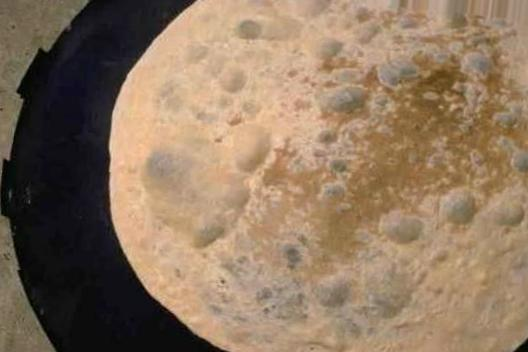
#> input picture misc/augmented/aug_d10_0_4816.jpg, 528 x 352 px, found by its file name; its folder holds only this picture in this run
$ python cleanedimg.py
#> lines starting #> are read from the running program, lines starting #| are printed output that depends on the picture
'''
This script reads images from the augmented/ folder, crops the top 15% to remove camera distortion,
resizes them to 224×224 pixels, normalizes them, and saves the cleaned images in the cleaned/ folder.
'''

import cv2
import os
import numpy as np


input_dir = 'augmented'
output_dir = 'cleaned'
os.makedirs(output_dir, exist_ok=True)


target_size = (224, 224)

# Loop through all images
for filename in os.listdir(input_dir):
    if filename.lower().endswith(('.jpg', '.jpeg', '.png')):
        img_path = os.path.join(input_dir, filename)
        img = cv2.imread(img_path)
#> img is the input picture: shape (352, 528, 3); mean B, G, R 95.7, 119, 142.3

        if img is None:
            print(f" Skipping unreadable file: {filename}")
            continue


        img = cv2.cvtColor(img, cv2.COLOR_BGR2RGB)

        # Crop top 15% to remove distortion
        h, w = img.shape[:2]
#> h = 352; w = 528
        crop_top = int(h * 0.15)
#> crop_top = 52
        img_cropped = img[crop_top:, :]
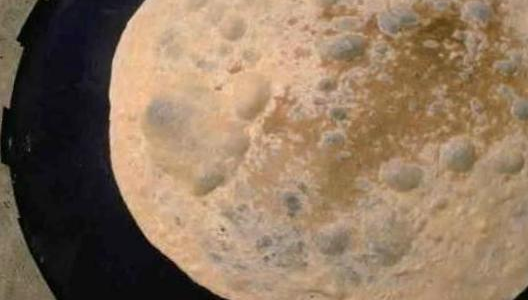
#> img_cropped: shape (300, 528, 3); mean R, G, B 141.7, 118.1, 94.2


        img_resized = cv2.resize(img_cropped, target_size)
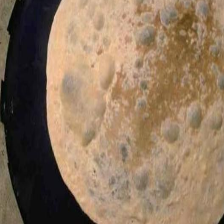
#> img_resized: shape (224, 224, 3); mean R, G, B 141.6, 118, 94.1

        # Normalize to [0,1] and convert back to uint8 for saving
        img_normalized = img_resized.astype('float32') / 255.0
        img_save = (img_normalized * 255).astype('uint8')


        output_path = os.path.join(output_dir, filename)
        cv2.imwrite(output_path, cv2.cvtColor(img_save, cv2.COLOR_RGB2BGR))

print(" Done! Cleaned images saved in 'cleaned/' folder.")

$ run again, on misc/augmented/aug_d11_0_587.jpg
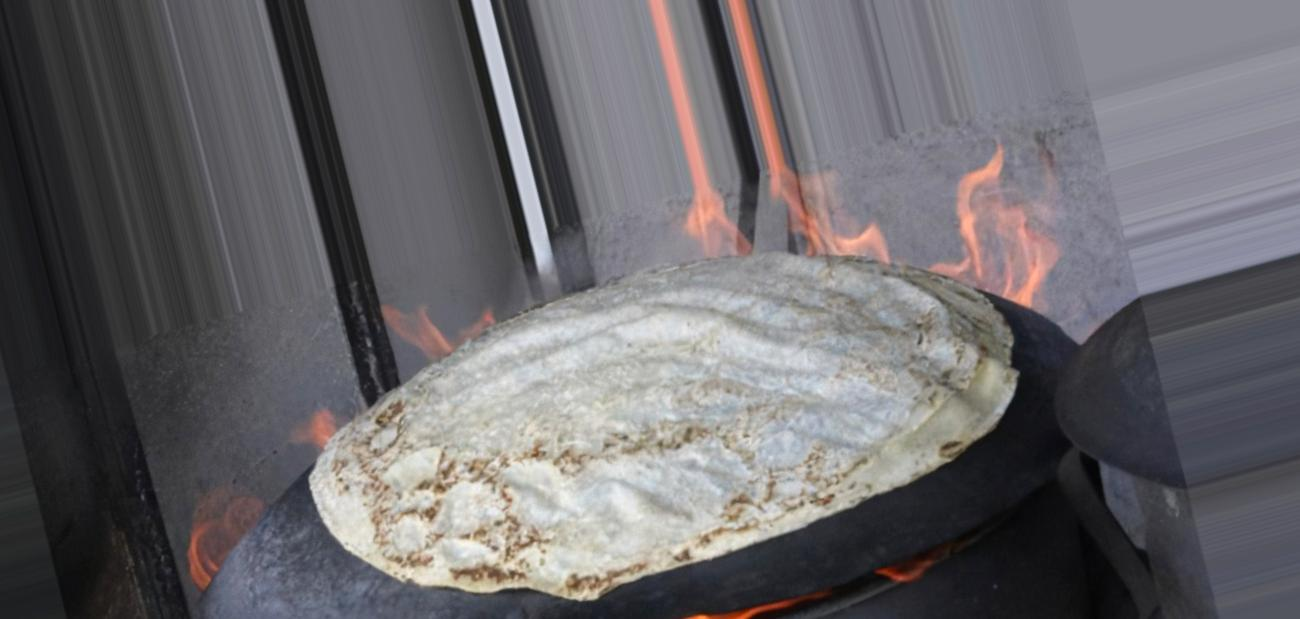
#> input picture misc/augmented/aug_d11_0_587.jpg, 1300 x 619 px, found by its file name
#> img is the input picture: shape (619, 1300, 3); mean B, G, R 106.8, 103.7, 106.2
#> `img_cropped = img[crop_top:, :]`:
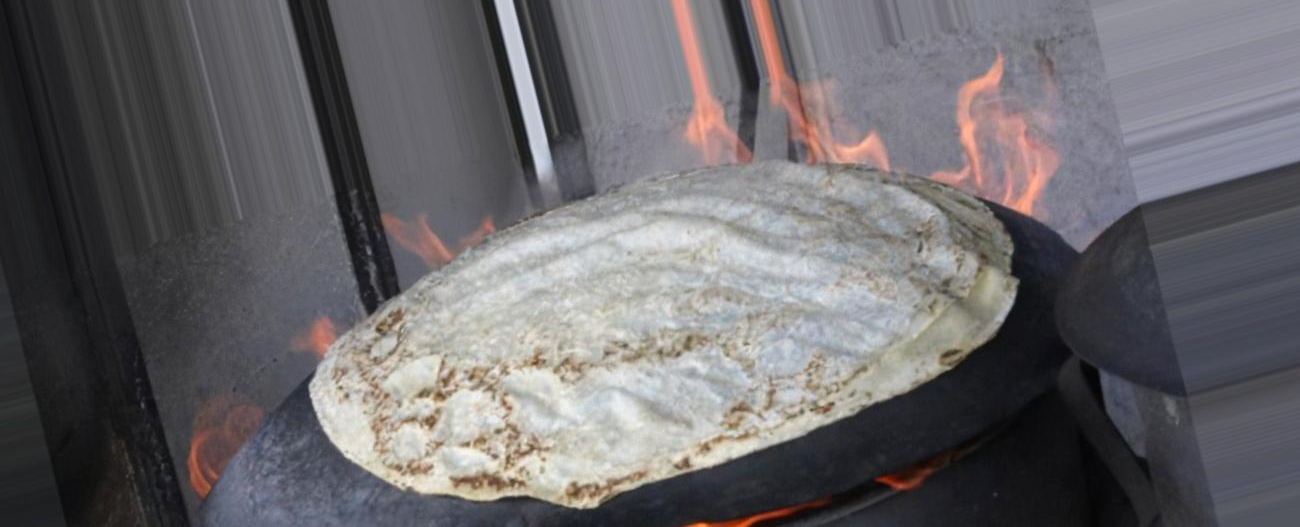
#> img_cropped: shape (527, 1300, 3); mean R, G, B 105.7, 103.2, 105.8
#> `img_resized = cv2.resize(img_cropped, target_size)`:
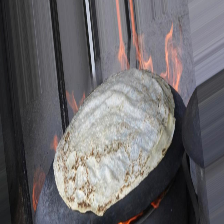
#> img_resized: shape (224, 224, 3); mean R, G, B 105.6, 103.1, 105.7

$ run again, on misc/augmented/aug_d11_0_6463.jpg
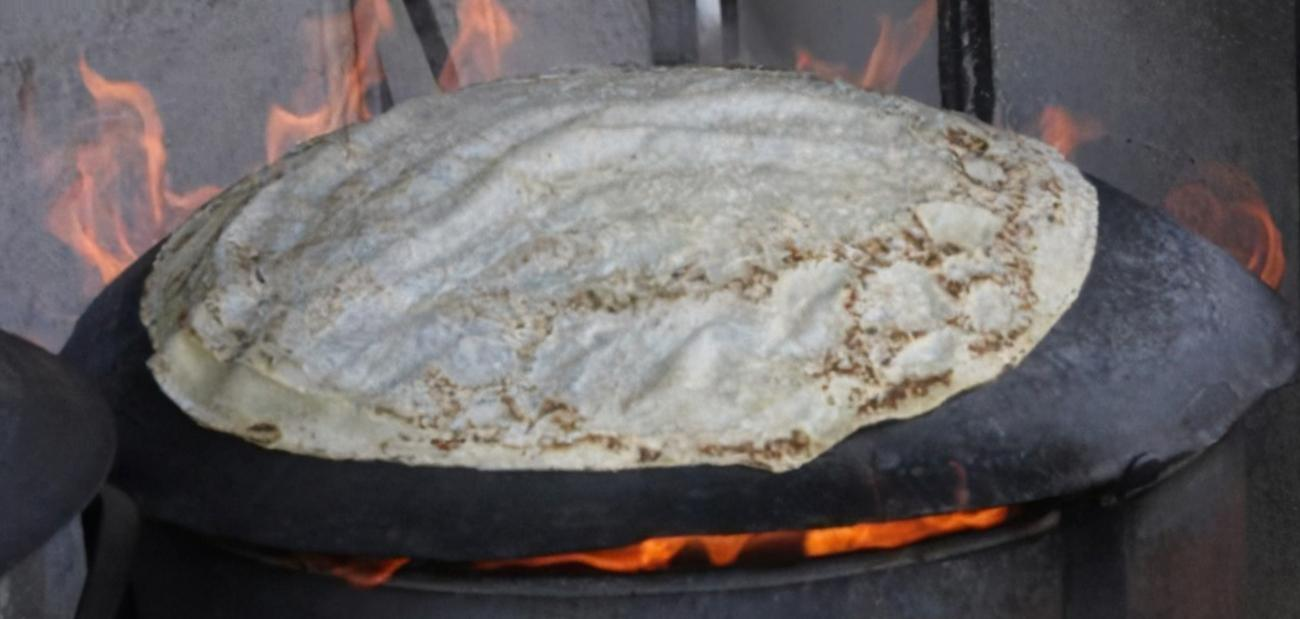
#> input picture misc/augmented/aug_d11_0_6463.jpg, 1300 x 619 px, found by its file name
#> img is the input picture: shape (619, 1300, 3); mean B, G, R 100.2, 99.8, 104.1
#> `img_cropped = img[crop_top:, :]`:
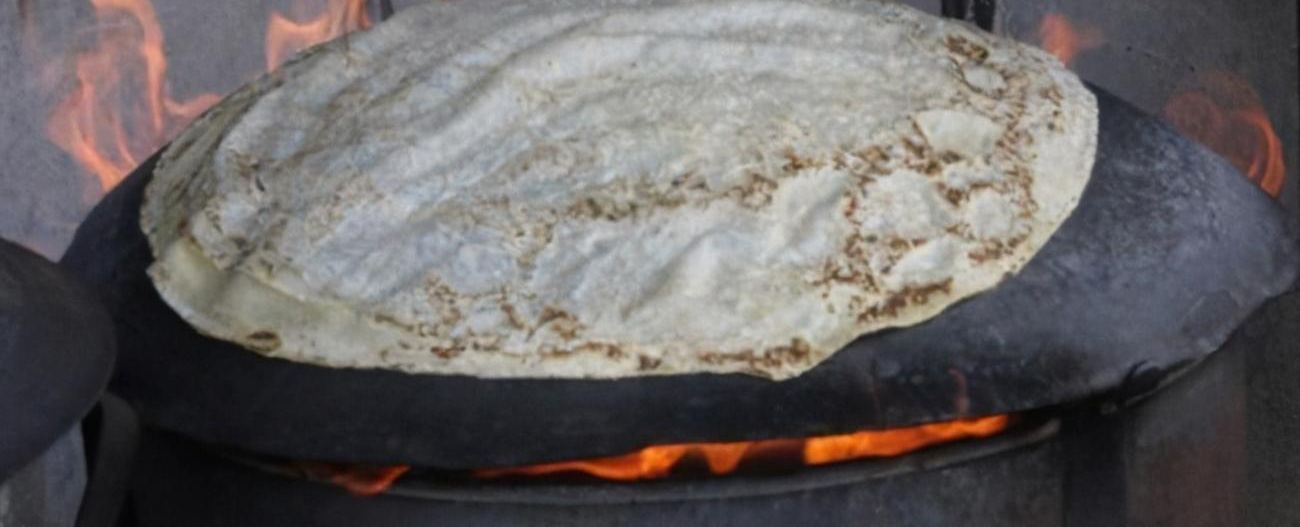
#> img_cropped: shape (527, 1300, 3); mean R, G, B 104.6, 100.6, 100.3
#> `img_resized = cv2.resize(img_cropped, target_size)`:
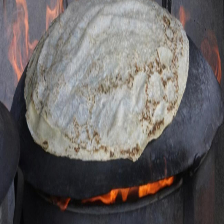
#> img_resized: shape (224, 224, 3); mean R, G, B 104.5, 100.5, 100.2

$ run again, on misc/augmented/aug_d12_0_2213.jpg
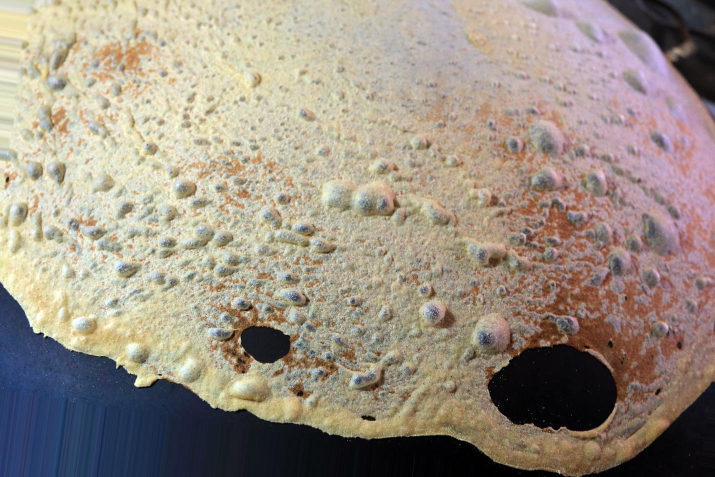
#> input picture misc/augmented/aug_d12_0_2213.jpg, 1430 x 953 px, found by its file name (shown at 1/2 size)
#> img is the input picture: shape (953, 1430, 3); mean B, G, R 131, 143.7, 154.9
#> `img_cropped = img[crop_top:, :]`:
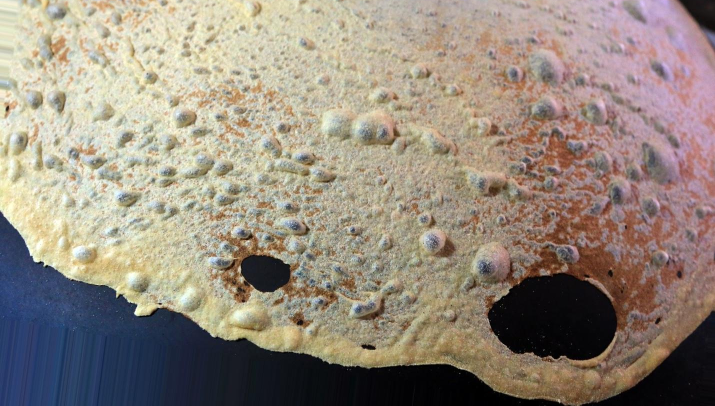
#> img_cropped: shape (811, 1430, 3) (shown at 1/2 size); mean R, G, B 149, 137.8, 125.3
#> `img_resized = cv2.resize(img_cropped, target_size)`:
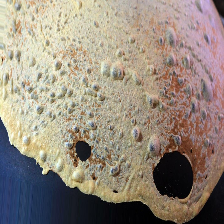
#> img_resized: shape (224, 224, 3); mean R, G, B 149, 137.7, 125.2

$ run again, on misc/augmented/aug_d10_0_6421.jpg
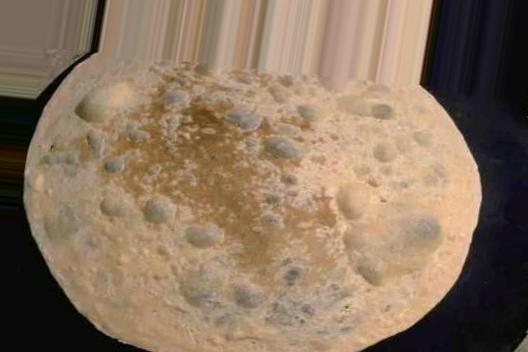
#> input picture misc/augmented/aug_d10_0_6421.jpg, 528 x 352 px, found by its file name
#> img is the input picture: shape (352, 528, 3); mean B, G, R 94.9, 116, 137.9
#> `img_cropped = img[crop_top:, :]`:
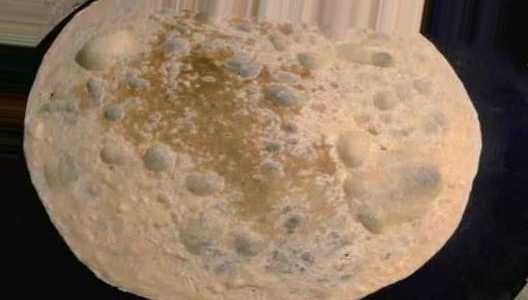
#> img_cropped: shape (300, 528, 3); mean R, G, B 138.5, 116.2, 93.9
#> `img_resized = cv2.resize(img_cropped, target_size)`:
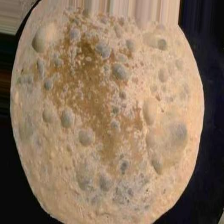
#> img_resized: shape (224, 224, 3); mean R, G, B 138.4, 116.1, 93.8
